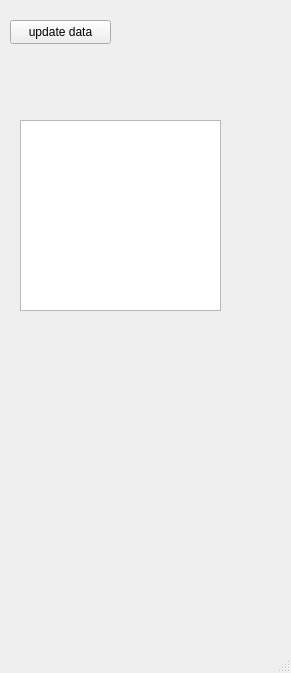
<?xml version="1.0" encoding="UTF-8"?>
<ui version="4.0">
 <class>MainWindow</class>
 <widget class="QMainWindow" name="MainWindow">
  <property name="geometry">
   <rect>
    <x>0</x>
    <y>0</y>
    <width>291</width>
    <height>673</height>
   </rect>
  </property>
  <property name="windowTitle">
   <string>MainWindow</string>
  </property>
  <widget class="QWidget" name="centralwidget">
   <widget class="QPushButton" name="pushButton">
    <property name="geometry">
     <rect>
      <x>10</x>
      <y>20</y>
      <width>101</width>
      <height>24</height>
     </rect>
    </property>
    <property name="text">
     <string>update data</string>
    </property>
   </widget>
   <widget class="QTextBrowser" name="textBrowser">
    <property name="geometry">
     <rect>
      <x>20</x>
      <y>120</y>
      <width>201</width>
      <height>191</height>
     </rect>
    </property>
   </widget>
  </widget>
  <widget class="QMenuBar" name="menubar">
   <property name="geometry">
    <rect>
     <x>0</x>
     <y>0</y>
     <width>291</width>
     <height>21</height>
    </rect>
   </property>
  </widget>
  <widget class="QStatusBar" name="statusbar"/>
 </widget>
 <resources/>
 <connections/>
</ui>
